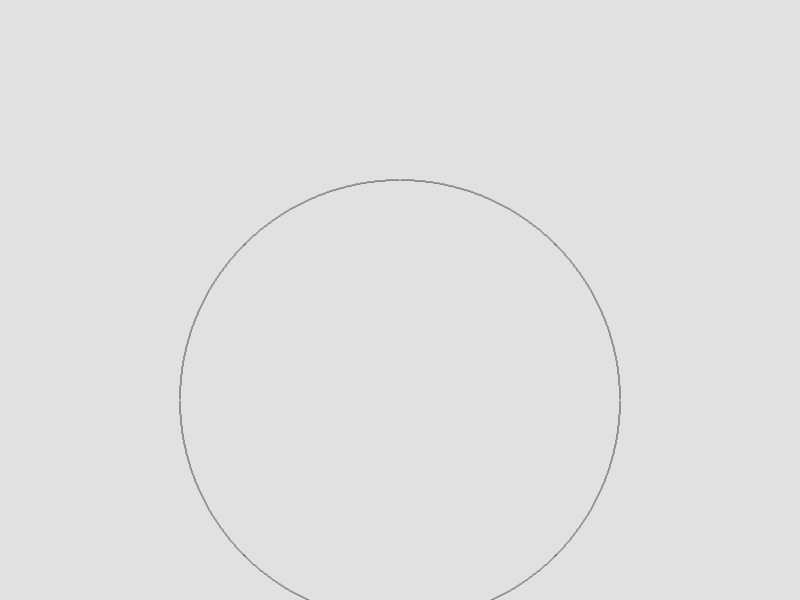
Frame 1 (no input)
Frame 60 (no input): identical to frame 1, image omitted
Frame 120 (the mouse pressed at the canvas centre since frame 60): identical to frame 1, image omitted

The p5.js sketch that drew this single still picture (run headless with seeded random() and noise() and a simulated clock; from frame 60 on, the mouse is pressed at the canvas centre):

// p5.js sketch
// ── sketch.js
function setup() {
    createCanvas(displayWidth, displayHeight);
}

function draw() {
    background(225);
    midPointCircle(220, 400, 400);
}

function midPointCircle(radius, xc, yc) {
   var x0 = 0;
    var y0 = radius;

    if (radius % 1 == 0) {
        var p0 = 1 - radius;
    } else {
        var p0 = (5 / 4) - radius;
    }

    var pk = p0;
    var x = x0;
    var y = y0;

    while (x < y) {
        if (pk < 0) {
            x = x + 1;
            y = y;
            pk = pk + (2 * x) + 1;
        } else {
            x = x + 1;
            y = y - 1;
            pk = pk + (2 * x) - (2 * y) + 1;
        }
        point(x + xc, y + yc)
        point(-x + xc, y + yc)
        point(x + xc, -y + yc)
        point(-x + xc, -y + yc)
        point(y + xc, x + yc)
        point(-y + xc, x + yc)
        point(y + xc, -x + yc)
        point(-y + xc, -x + yc)
    }
}
